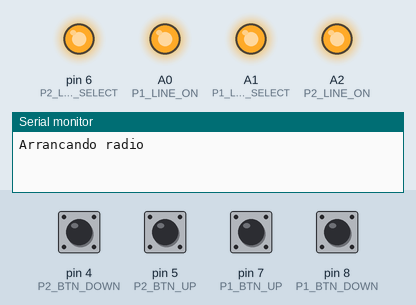
A sketch run on a simulated Arduino Uno, built with avr-gcc and run on an emulated ATmega328P. Shown: output pins drawn as LEDs (lit = HIGH), the last lines printed to the serial monitor. The test bench sets the inputs (shaded band); at power-on: pin 4 (P2_BTN_DOWN), pin 5 (P2_BTN_UP), pin 7 (P1_BTN_UP), pin 8 (P1_BTN_DOWN) HIGH. No radio packets arrive unless stated.

Above: at 1.8 s.
1.9 s: pin 4 (P2_BTN_DOWN) pulled LOW for 1.15 s
At 2.3 s:
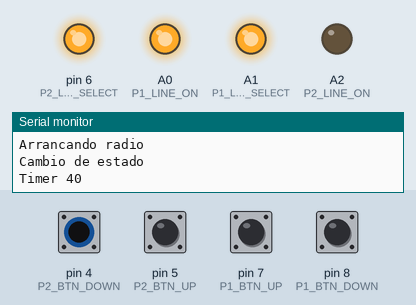
5.5 s: pin 5 (P2_BTN_UP) pulled LOW for 1.15 s
At 6.6 s:
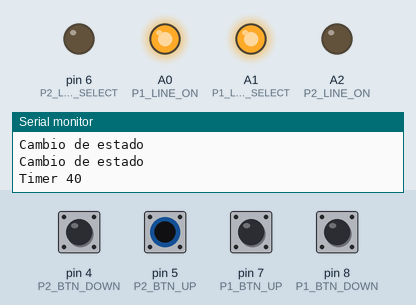
8.5 s: pin 7 (P1_BTN_UP) pulled LOW for 1.15 s
At 9.8 s:
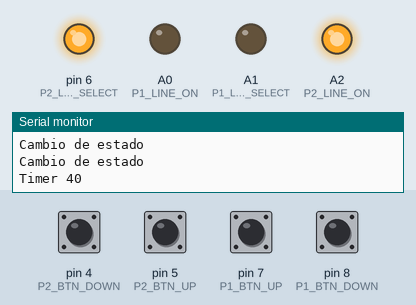
11.5 s: pin 8 (P1_BTN_DOWN) pulled LOW for 1.15 s
At 12.4 s:
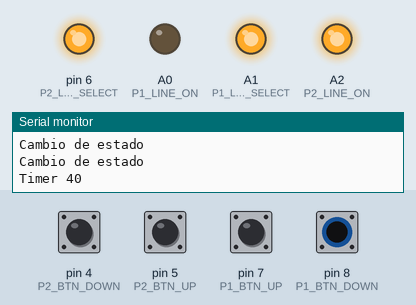
16.5 s: pin 4 (P2_BTN_DOWN) driven LOW and pin 7 (P1_BTN_UP) driven LOW
At 17.5 s:
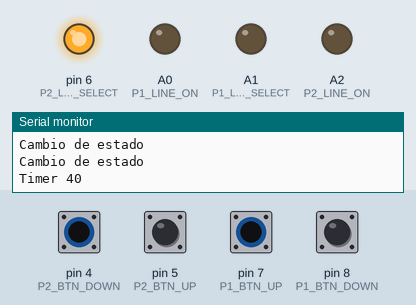
Timing chart, 0 to 57.5 s (numbered marks = the images above; inputs shaded):
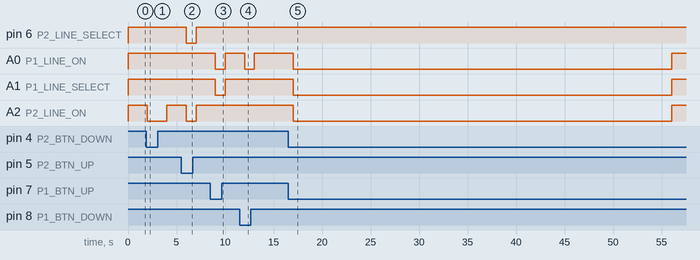

Measured:
- after the input at 1.9 s, A2 (P2_LINE_ON): HIGH → LOW after 0.11 s, → HIGH 2.0 s later
- after the input at 5.5 s, pin 6 (P2_LINE_SELECT), A2 (P2_LINE_ON): HIGH → LOW after 0.51 s, → HIGH 1.0 s later
- after the input at 8.5 s, A0 (P1_LINE_ON), A1 (P1_LINE_SELECT): HIGH → LOW after 0.51 s, → HIGH 1.0 s later
- after the input at 11.5 s, A0 (P1_LINE_ON): HIGH → LOW after 0.51 s, → HIGH 1.0 s later
- after the input at 16.5 s, A0 (P1_LINE_ON), A1 (P1_LINE_SELECT), A2 (P2_LINE_ON): HIGH → LOW after 0.51 s, → HIGH 39.0 s later

The sketch:

persianas.ino
```cpp
#include <SPI.h>
#include <nRF24L01.h>
#include <RF24.h>
#include <Wire.h>

//Declaremos los pines CE y el CSN
#define CE_PIN 9
#define CSN_PIN 10

#define P1_BTN_UP 7
#define P1_BTN_DOWN 8
#define P2_BTN_UP 5
#define P2_BTN_DOWN 4

#define P1_LINE_ON A0
#define P1_LINE_SELECT A1
#define P2_LINE_ON A2
#define P2_LINE_SELECT 6

#define TIMER_OFF 0
#define TIMER_READY 1
#define TIMER_DELAY 40

#define GO_UP 1
#define GO_DOWN 0

#define RELAY_ON 0
#define RELAY_OFF 1

//Variable con la dirección del canal que se va a leer
const uint64_t direccion = 0x72646F4E31LL;

//creamos el objeto radio (NRF24L01)
RF24 radio(CE_PIN, CSN_PIN);

//vector para los datos recibidos
char datos[32];   // deviceid[4]+type[4]+operation[4]+data[20]
String device = "0000"; // Yo
String type = "1111"; // Persiana
String operationDown = "2222";
String operationUp = "3333";

byte stateP1 = 0b00000000;
byte stateP2 = 0b00000000;

int timer = TIMER_OFF; // En 0 parado, en 1 salta

void setup()
{
  // Botones
  pinMode(P1_BTN_UP,INPUT_PULLUP);
  pinMode(P1_BTN_DOWN,INPUT_PULLUP);
  pinMode(P2_BTN_UP,INPUT_PULLUP);
  pinMode(P2_BTN_DOWN,INPUT_PULLUP);

  // Salidas a relés
  pinMode(P1_LINE_ON,OUTPUT);
  pinMode(P1_LINE_SELECT,OUTPUT);
  pinMode(P2_LINE_ON,OUTPUT);
  pinMode(P2_LINE_SELECT,OUTPUT);
  digitalWrite(P1_LINE_ON, RELAY_OFF);
  digitalWrite(P1_LINE_SELECT, RELAY_OFF);
  digitalWrite(P2_LINE_ON, RELAY_OFF);
  digitalWrite(P2_LINE_SELECT, RELAY_OFF);

  //inicializamos el puerto serie
  Serial.begin(115200);

  if(radio.begin()) Serial.println("Arrancando radio");
  else Serial.println("Error arrancando radio");

  //Abrimos el canal de Lectura
  radio.openReadingPipe(1, direccion);

  //empezamos a escuchar por el canal
  radio.startListening();

}

// Paramos motores y timer
void stopMotor(int lineOn, int lineSelect)
{
  digitalWrite(lineOn, RELAY_OFF);
  digitalWrite(lineSelect, RELAY_OFF);
  timer = TIMER_OFF;
}

// Enciende el motor y arranca el timer
void startMotor(int lineOn, int lineSelect, int dir)
{
  stopMotor(lineOn, lineSelect);
  digitalWrite(lineOn, RELAY_ON);
  digitalWrite(lineSelect, dir);
  timer = TIMER_DELAY;
}

void printByte(byte what)
{
  for(int i = 7; i>=0; i--) {
    Serial.print((char)('0' + ((what>>i)&1)));
  }
  Serial.println();
}

void checkButtons(byte *state, int btnUP, int bntDOWN, int lineOn, int lineSelect)
{
  byte newState = 0b00000000;

  bitWrite(newState, 0, !digitalRead(btnUP));
  bitWrite(newState, 1, !digitalRead(bntDOWN));

  if(newState != *state)
  {
    Serial.println("\nCambio de estado\n");

    switch((int) newState) {
      case 0b00000000: stopMotor(lineOn, lineSelect); break;
      case 0b00000001: startMotor(lineOn,lineSelect, GO_DOWN); break;
      case 0b00000010: startMotor(lineOn,lineSelect, GO_UP); break;
    }

    *state = newState;
  }
}

void checkTimer()
{
  if(timer != TIMER_OFF)
  {
    if(timer == TIMER_READY)
    {
      Serial.println("Timer salta");
      timer = TIMER_OFF;
      stopMotor(P1_LINE_ON, P1_LINE_SELECT);
      stopMotor(P2_LINE_ON, P2_LINE_SELECT);
    }
    else
    {
      Serial.print("Timer ");
      Serial.println(timer);
      timer = timer - 1;
    }
  }
}

void loop() {
 uint8_t numero_canal;

 checkButtons(&stateP1, P1_BTN_UP, P1_BTN_DOWN, P1_LINE_ON, P1_LINE_SELECT);
 checkButtons(&stateP2, P2_BTN_UP, P2_BTN_DOWN, P2_LINE_ON, P2_LINE_SELECT);

 if ( radio.available() )
 {

     Serial.println("[Radio] Mensaje");

     //Leemos los datos y los guardamos en la variable datos[]
     radio.read(datos,sizeof(datos));

     String strDatos = String(datos);
     String strDevice = strDatos.substring(0,4);
     String strType = strDatos.substring(4,8);
     String strOperation = strDatos.substring(8,12);
     String strMotor = strDatos.substring(12,13);

     Serial.print("Device: ");
     Serial.println(strDevice);
     Serial.print("Type: ");
     Serial.println(strType);
     Serial.print("Operation: ");
     Serial.println(strOperation);

     if(strDevice == device)
     {
        Serial.println("[Radio] Mensaje para mi");
        Serial.println(datos);
        if(strType == type)
        {
          Serial.println("[Radio] Para el módulo persiana");
          if(strOperation == operationDown)
          {
              Serial.println("[Radio] Bajar persiana");
              int lineOn = strMotor == "0" ? P1_LINE_ON : P2_LINE_ON;
              int lineSelect = strMotor == "0" ? P1_LINE_SELECT : P2_LINE_SELECT;
              startMotor(lineOn, lineSelect, GO_DOWN);
          }

          if(strOperation == operationUp)
          {
              Serial.println("[Radio] Subir persiana");
              int lineOn = strMotor == "0" ? P1_LINE_ON : P2_LINE_ON;
              int lineSelect = strMotor == "0" ? P1_LINE_SELECT : P2_LINE_SELECT;
              startMotor(lineOn, lineSelect, GO_UP);
          }
        }
     }
     else
     {
        Serial.println("[Radio] No parecep para mi");
        Serial.println(datos);
     }
 }

 checkTimer();
 delay(1000);
}
```
